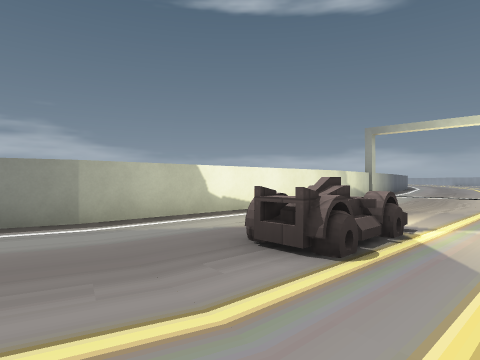
view 1 (above)

16 first-person views from a walk through a level from a Godot 3-D game. The camera is 1.2 m above the floor, looks level and sees 75° across. The floor is counted in squares, 2 m on a side. Each view is taken from the middle of a square. On the plan, view 1 faces up. The plan holds only what a view shows up to about 9 squares ahead; the rest is blank. The place goes on beyond the plan. Some surface patterns are stand-ins.

view 2
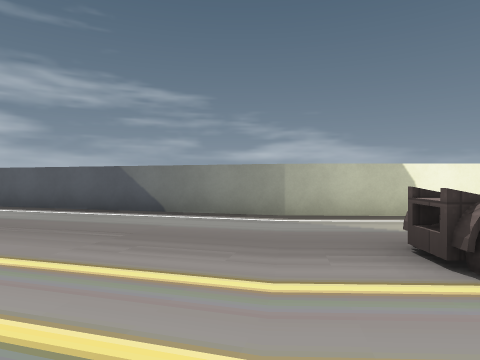

view 3
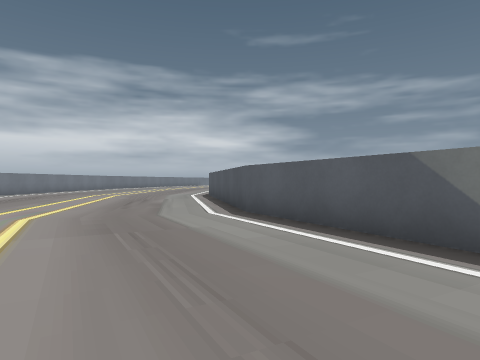

view 4
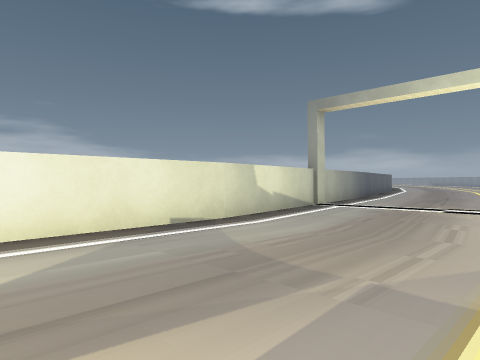

view 5
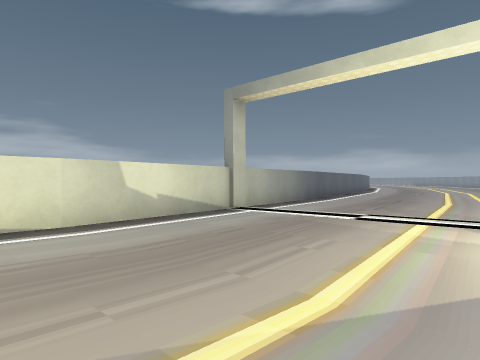

view 6
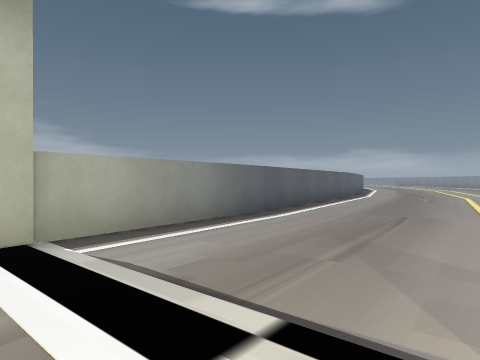

view 7
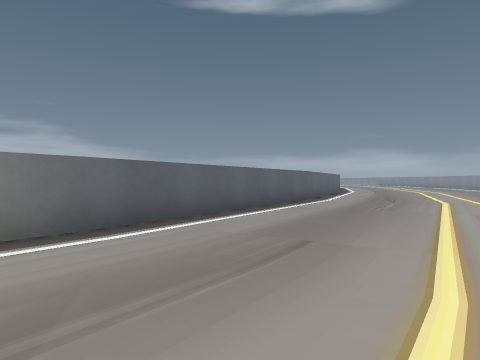

view 8
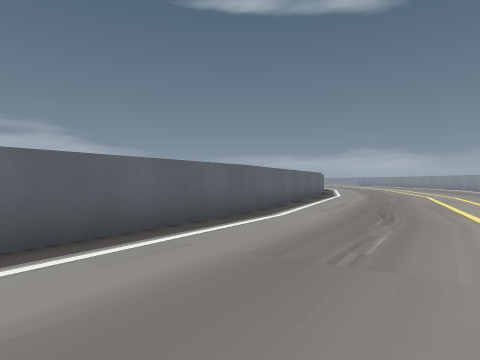

view 9
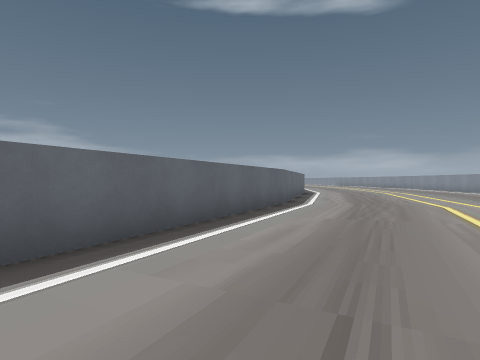

view 10
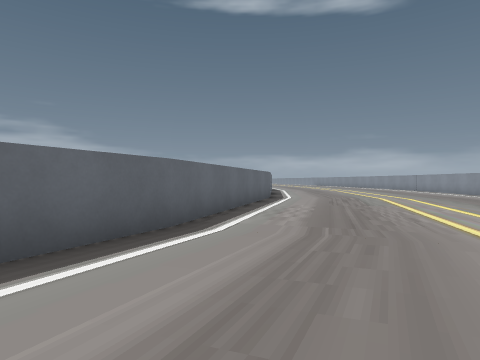

view 11
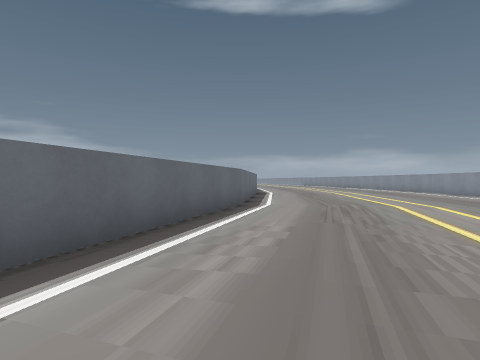

view 12
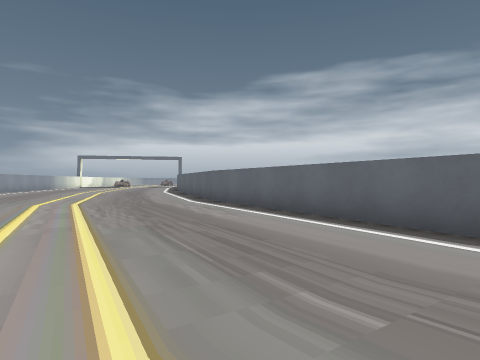

view 13
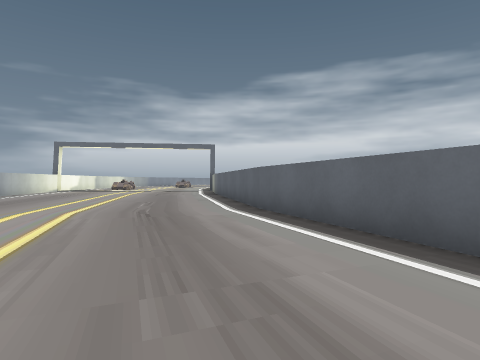

view 14
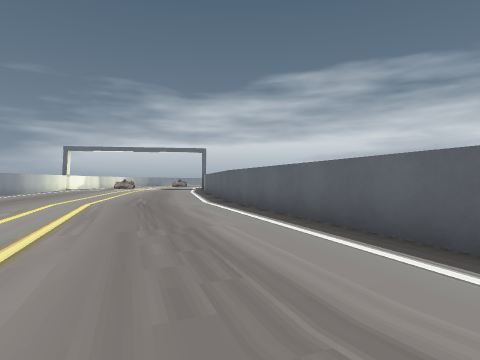

view 15
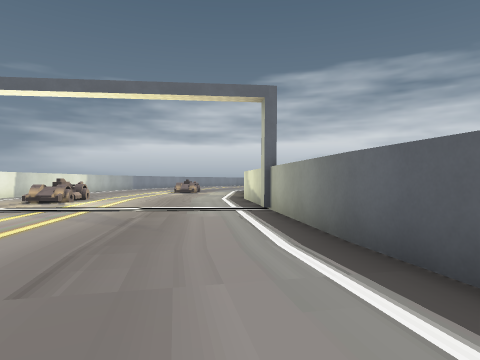

view 16
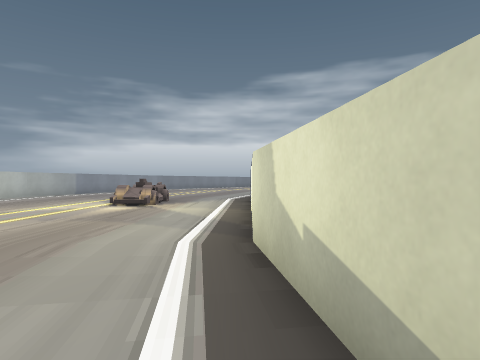

### Floor plan
Points are (right, up) in squares from view 1. A wall is a line through its corners. A room is listed if a view was taken in it or the views show most of it. See-through windows are left out.
Room 1 (views 1, 2, 3, 4, 5, 6, 7, 8, 9, 10, 11, 12, 13, 14, 15, 16)
walls: (7.9, 15.7) (2.7, 8.9); (2.8, 8.9) (-2.2, 4.2); (11.6, 20.4) (10, 18.4); (-2.1, 4.3) (-7.9, 1.1) (-10.5, 0.6); (14.2, 27.1) (11.1, 20.7) (7.1, 14.5); (16.1, 34.6) (16, 33.7) (14.1, 27)
objects: car (1, 3); car (8, 6)

Where each view was taken, in squares from view 1:
view 1: 0 up, 0 right, facing up
view 2: 0 up, 1 right, facing up-left
view 3: 1 up, 2 left, facing left
view 4: 4 up, 3 right, facing up
view 5: 5 up, 5 right, facing up
view 6: 9 up, 7 right, facing up
view 7: 11 up, 9 right, facing up
view 8: 15 up, 11 right, facing up
view 9: 19 up, 13 right, facing up
view 10: 23 up, 15 right, facing up
view 11: 26 up, 16 right, facing up
view 12: 34 up, 20 right, facing down-left
view 13: 25 up, 16 right, facing down-left
view 14: 27 up, 17 right, facing down-left
view 15: 16 up, 10 right, facing down-left
view 16: 11 up, 5 right, facing down-left
